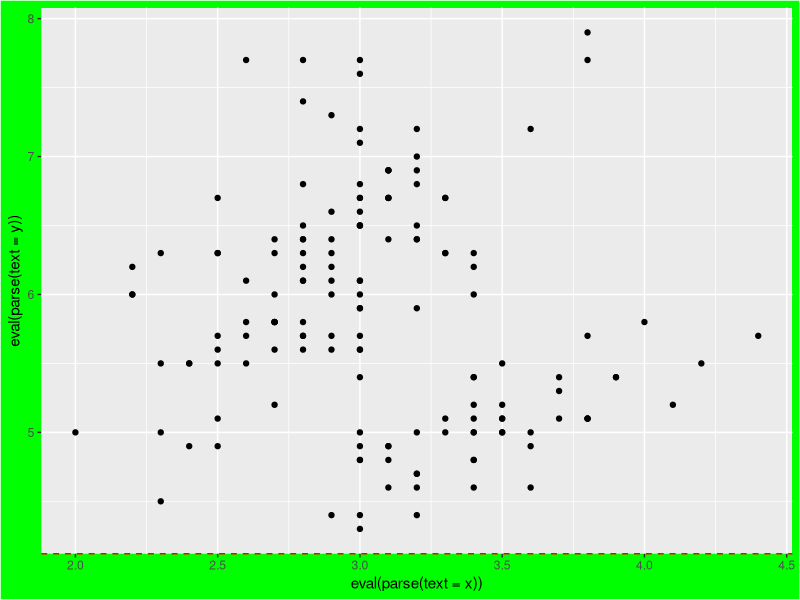
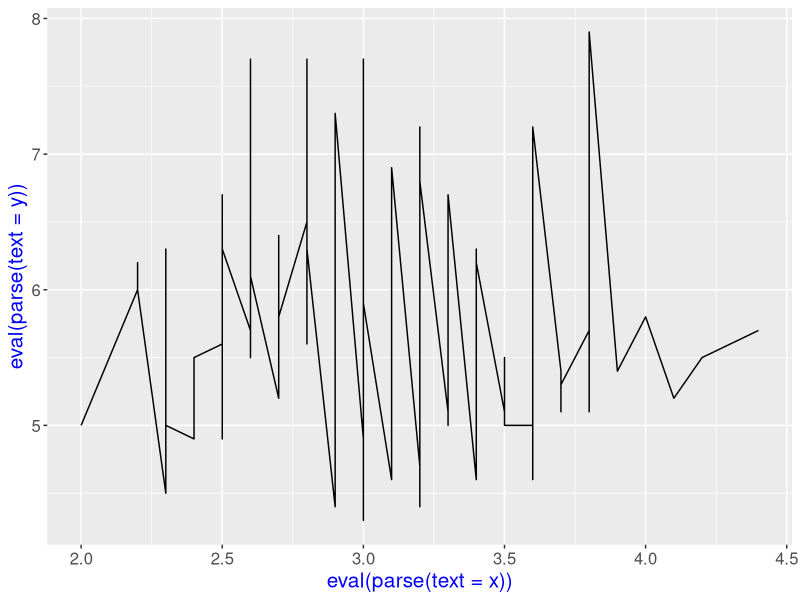
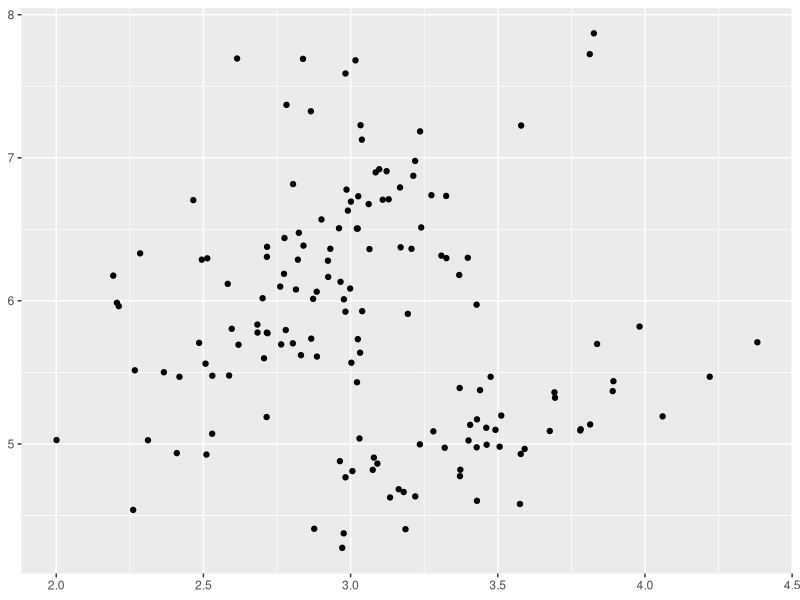

Recreate these plots in R, in order.
#tworzy wykresy dwóch zmiennych, przykladowe typy: geom_point, geom_line, geom_jitter
createPlot <- function(data, type, x, y, ...){
library('ggplot2')
plot <- ggplot(data,aes(x = eval(parse(text = x)), y = eval(parse(text = y)))) + type() + theme(...)
return(plot)
}

#przyklad wywolania
createPlot(iris,geom_point,'Sepal.Width','Sepal.Length',rect = element_rect(fill="green"), axis.line.x = element_line(color = "red", linetype = "dashed"))
createPlot(iris,geom_line,'Sepal.Width','Sepal.Length',text = element_text(size=15,color = "blue"))
createPlot(iris,geom_jitter,'Sepal.Width','Sepal.Length',axis.title.x = element_blank(), axis.title.y = element_blank())

